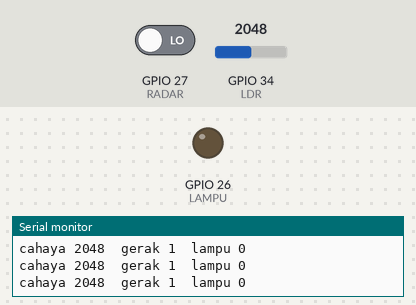
A sketch run on a simulated ESP32. On the bench: output pins drawn as LEDs (lit = HIGH), the last lines printed to the serial monitor. Inputs (shaded band) come from the test bench; at power-on: GPIO 34 (LDR) = 2048, GPIO 27 (RADAR) LOW.

Above: at 1.2 s.
1.3 s: GPIO 34 (LDR) set to 2443
2.8 s: GPIO 34 (LDR) set to 2532
At 4.8 s:
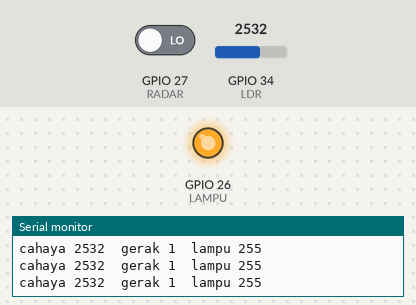
5.3 s: GPIO 34 (LDR) set to 2460
At 6.38 s:
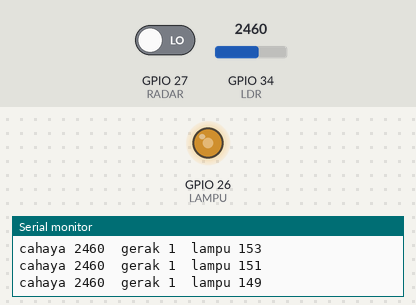
8.3 s: GPIO 34 (LDR) set to 2540
At 10.2 s:
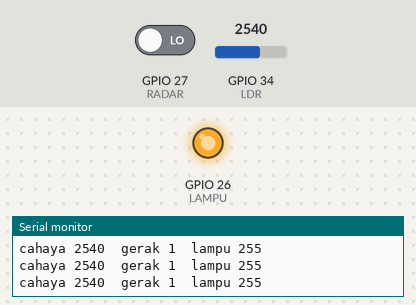
10.8 s: GPIO 34 (LDR) set to 2047
At 12.49 s:
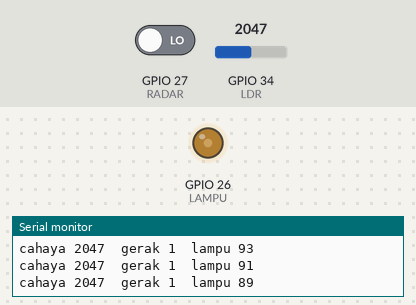
Timing chart, 0 to 14.8 s (numbered marks = the images above; inputs shaded):
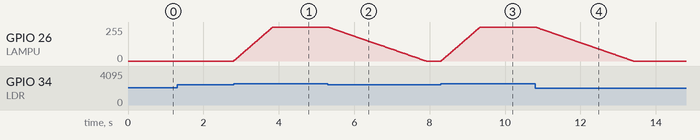

The sketch:

lampu_jalan_pintar.ino
```cpp
// Lampu jalan pintar: redup saat sepi, terang saat ada yang lewat
const int LDR   = 34;            // AO modul sensor cahaya
const int RADAR = 27;            // OUT sensor radar (3.3V)
const int LAMPU = 26;            // gate MOSFET lampu LED 12V
const int BATAS_GELAP = 2500;    // cek di Serial Monitor, sesuaikan
const int REDUP = 51;            // 20% dari 255
const int TERANG = 255;          // 100%
const unsigned long TAHAN_MS = 30000;   // 30 detik
unsigned long terakhirGerak = 0;
int sekarang = 0;

void setup() {
  Serial.begin(115200);
  pinMode(RADAR, INPUT);
  ledcAttach(LAMPU, 5000, 8);    // PWM 5 kHz, 8 bit
  ledcWrite(LAMPU, 0);
}

void loop() {
  int cahaya = analogRead(LDR);  // makin gelap, makin besar
  bool malam = cahaya > BATAS_GELAP;
  if (digitalRead(RADAR) == HIGH) terakhirGerak = millis();
  bool adaOrang = millis() - terakhirGerak < TAHAN_MS;

  int target = 0;                          // siang: mati
  if (malam) target = adaOrang ? TERANG : REDUP;

  // ubah terang pelan-pelan biar halus
  if (sekarang < target) sekarang = min(sekarang + 5, target);
  if (sekarang > target) sekarang = max(sekarang - 2, target);
  ledcWrite(LAMPU, sekarang);

  Serial.printf("cahaya %d  gerak %d  lampu %d\n", cahaya, adaOrang, sekarang);
  delay(20);
}
```

Measured:
- the behaviour switches between 2500 and 2501 on GPIO 34 (LDR) (found by bisection; images 0 and 1)
- after the input at 2.8 s, GPIO 26 (LAMPU): moves from 0/255 to 255/255 over 1.0 s, starting at once
- after the input at 5.3 s, GPIO 26 (LAMPU): moves from 255/255 to 0/255 over 2.6 s, starting at once
- after the input at 8.3 s, GPIO 26 (LAMPU): moves from 0/255 to 255/255 over 1.0 s, starting at once
- after the input at 10.8 s, GPIO 26 (LAMPU): moves from 255/255 to 0/255 over 2.6 s, starting at once
